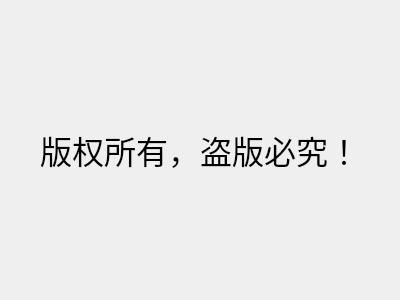
<?xml version="1.0" encoding="UTF-8"?>
<ui version="4.0">
 <class>Banquan</class>
 <widget class="QWidget" name="Banquan">
  <property name="geometry">
   <rect>
    <x>0</x>
    <y>0</y>
    <width>400</width>
    <height>300</height>
   </rect>
  </property>
  <property name="windowTitle">
   <string>Form</string>
  </property>
  <layout class="QGridLayout" name="gridLayout">
   <item row="0" column="0">
    <layout class="QVBoxLayout" name="verticalLayout">
     <item>
      <spacer name="verticalSpacer">
       <property name="orientation">
        <enum>Qt::Vertical</enum>
       </property>
       <property name="sizeHint" stdset="0">
        <size>
         <width>20</width>
         <height>118</height>
        </size>
       </property>
      </spacer>
     </item>
     <item>
      <layout class="QHBoxLayout" name="horizontalLayout">
       <item>
        <spacer name="horizontalSpacer">
         <property name="orientation">
          <enum>Qt::Horizontal</enum>
         </property>
         <property name="sizeHint" stdset="0">
          <size>
           <width>48</width>
           <height>20</height>
          </size>
         </property>
        </spacer>
       </item>
       <item>
        <widget class="QLabel" name="label">
         <property name="font">
          <font>
           <family>华文楷体</family>
           <pointsize>24</pointsize>
          </font>
         </property>
         <property name="text">
          <string>版权所有，盗版必究！</string>
         </property>
        </widget>
       </item>
       <item>
        <spacer name="horizontalSpacer_2">
         <property name="orientation">
          <enum>Qt::Horizontal</enum>
         </property>
         <property name="sizeHint" stdset="0">
          <size>
           <width>48</width>
           <height>20</height>
          </size>
         </property>
        </spacer>
       </item>
      </layout>
     </item>
     <item>
      <spacer name="verticalSpacer_2">
       <property name="orientation">
        <enum>Qt::Vertical</enum>
       </property>
       <property name="sizeHint" stdset="0">
        <size>
         <width>20</width>
         <height>118</height>
        </size>
       </property>
      </spacer>
     </item>
    </layout>
   </item>
  </layout>
 </widget>
 <resources/>
 <connections/>
</ui>
